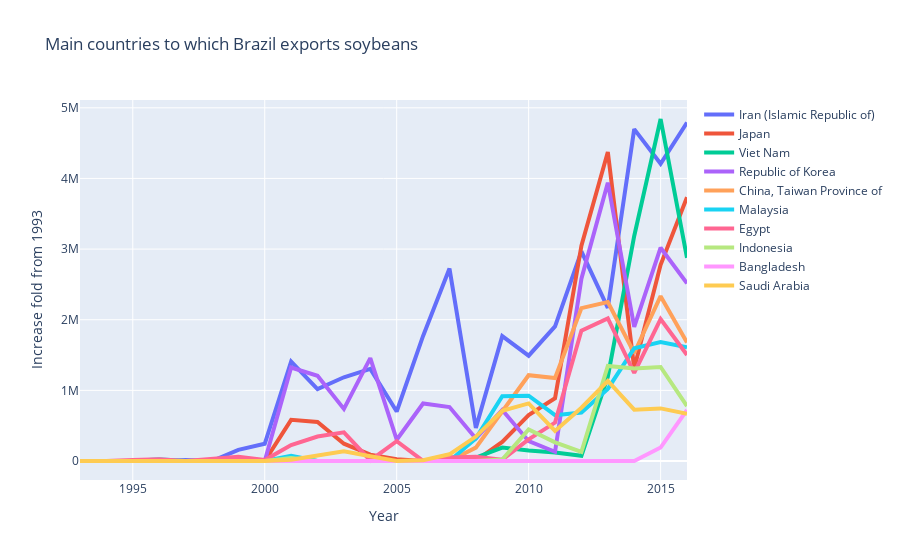

Source (notebook cell):
### Code cell
import plotly.graph_objects as go
years = [str(year) for year in range(1993, 2017)] 
fig = go.Figure()
countries = df_maize_importers_brazil['Importer']
for i in range(0, 10):
    fig.add_trace(go.Scatter(x=years, y=df_maize_importers_brazil.iloc[i][years], mode='lines', name=countries[i], line = dict(width=4)))
fig.update_layout(title='Main countries to which Brazil exports soybeans',
                   xaxis_title='Year',
                   yaxis_title='Increase fold from 1993')

### Figure 1 — Plotly figure (JSON) as saved in the notebook; plotly's stock layout.template omitted (floating-point values rounded to 4 significant figures)
{"data": [{"line": {"width": 4}, "mode": "lines", "name": "Iran (Islamic Republic of)", "type": "scatter", "x": ["1993", "1994", "1995", "1996", "1997", "1998", "1999", "2000", "2001", "2002", "2003", "2004", "2005", "2006", "2007", "2008", "2009", "2010", "2011", "2012", "2013", "2014", "2015", "2016"], "y": [0, 0, 0, 0, 15240, 0, 157500, 243410, 1406663, 1016980, 1185454, 1304642, 700381, 1770337, 2723790, 468963, 1767387, 1490644, 1905670, 2966923, 2168575, 4698583, 4207984, 4790853]}, {"line": {"width": 4}, "mode": "lines", "name": "Japan", "type": "scatter", "x": ["1993", "1994", "1995", "1996", "1997", "1998", "1999", "2000", "2001", "2002", "2003", "2004", "2005", "2006", "2007", "2008", "2009", "2010", "2011", "2012", "2013", "2014", "2015", "2016"], "y": [0, 0, 2, 2, 23, 70, 35, 6, 583232, 553271, 244754, 90442, 23947, 21, 54142, 5950, 269438, 649900, 887861, 3049383, 4374708, 1311811, 2776861, 3733742]}, {"line": {"width": 4}, "mode": "lines", "name": "Viet Nam", "type": "scatter", "x": ["1993", "1994", "1995", "1996", "1997", "1998", "1999", "2000", "2001", "2002", "2003", "2004", "2005", "2006", "2007", "2008", "2009", "2010", "2011", "2012", "2013", "2014", "2015", "2016"], "y": [0, 0, 0, 0, 0, 0, 0, 0, 0, 0, 0, 0, 0, 0, 0, 49115, 190509, 147288, 119734, 73421, 1193535, 3185384, 4841356, 2877048]}, {"line": {"width": 4}, "mode": "lines", "name": "Republic of Korea", "type": "scatter", "x": ["1993", "1994", "1995", "1996", "1997", "1998", "1999", "2000", "2001", "2002", "2003", "2004", "2005", "2006", "2007", "2008", "2009", "2010", "2011", "2012", "2013", "2014", "2015", "2016"], "y": [0, 0, 0, 3965, 0, 0, 0, 0, 1322403, 1206387, 737442, 1455424, 301174, 814315, 763435, 319229, 721911, 280347, 131022, 2581258, 3940138, 1900076, 3018991, 2513828]}, {"line": {"width": 4}, "mode": "lines", "name": "China, Taiwan Province of", "type": "scatter", "x": ["1993", "1994", "1995", "1996", "1997", "1998", "1999", "2000", "2001", "2002", "2003", "2004", "2005", "2006", "2007", "2008", "2009", "2010", "2011", "2012", "2013", "2014", "2015", "2016"], "y": [5, 5, 6, 0, 0, 0, 0, 0, 41720, 0, 0, 22, 0, 0, 0, 190228, 701900, 1214291, 1174400, 2163723, 2250719, 1528806, 2332792, 1678795]}, {"line": {"width": 4}, "mode": "lines", "name": "Malaysia", "type": "scatter", "x": ["1993", "1994", "1995", "1996", "1997", "1998", "1999", "2000", "2001", "2002", "2003", "2004", "2005", "2006", "2007", "2008", "2009", "2010", "2011", "2012", "2013", "2014", "2015", "2016"], "y": [0, 0, 0, 25528, 0, 0, 0, 0, 73589, 0, 0, 0, 0, 0, 0, 319937, 916849, 924299, 648720, 686952, 1020529, 1594505, 1682300, 1609354]}, {"line": {"width": 4}, "mode": "lines", "name": "Egypt", "type": "scatter", "x": ["1993", "1994", "1995", "1996", "1997", "1998", "1999", "2000", "2001", "2002", "2003", "2004", "2005", "2006", "2007", "2008", "2009", "2010", "2011", "2012", "2013", "2014", "2015", "2016"], "y": [0, 0, 15000, 23984, 0, 23006, 59512, 13000, 225355, 345932, 405934, 7377, 280150, 1411, 48197, 59755, 19131, 307085, 543817, 1846385, 2017293, 1246233, 2008864, 1500669]}, {"line": {"width": 4}, "mode": "lines", "name": "Indonesia", "type": "scatter", "x": ["1993", "1994", "1995", "1996", "1997", "1998", "1999", "2000", "2001", "2002", "2003", "2004", "2005", "2006", "2007", "2008", "2009", "2010", "2011", "2012", "2013", "2014", "2015", "2016"], "y": [0, 0, 0, 0, 0, 1, 0, 18, 41720, 0, 22, 0, 0, 0, 0, 0, 20775, 445201, 265014, 129035, 1346009, 1308856, 1331411, 777504]}, {"line": {"width": 4}, "mode": "lines", "name": "Bangladesh", "type": "scatter", "x": ["1993", "1994", "1995", "1996", "1997", "1998", "1999", "2000", "2001", "2002", "2003", "2004", "2005", "2006", "2007", "2008", "2009", "2010", "2011", "2012", "2013", "2014", "2015", "2016"], "y": [0, 0, 0, 0, 0, 0, 0, 0, 0, 0, 0, 0, 0, 0, 0, 0, 0, 0, 0, 0, 0, 0, 190187, 723519]}, {"line": {"width": 4}, "mode": "lines", "name": "Saudi Arabia", "type": "scatter", "x": ["1993", "1994", "1995", "1996", "1997", "1998", "1999", "2000", "2001", "2002", "2003", "2004", "2005", "2006", "2007", "2008", "2009", "2010", "2011", "2012", "2013", "2014", "2015", "2016"], "y": [0, 0, 0, 0, 0, 0, 0, 0, 18200, 77399, 136421, 68075, 0, 11493, 94741, 345910, 709345, 815650, 425434, 754355, 1132382, 726267, 744795, 667113]}], "layout": {"autosize": true, "title": {"text": "Main countries to which Brazil exports soybeans"}, "xaxis": {"autorange": true, "range": [1993, 2016], "title": {"text": "Year"}, "type": "linear"}, "yaxis": {"autorange": true, "range": [-269000.0, 5110000.0], "title": {"text": "Increase fold from 1993"}, "type": "linear"}}}
